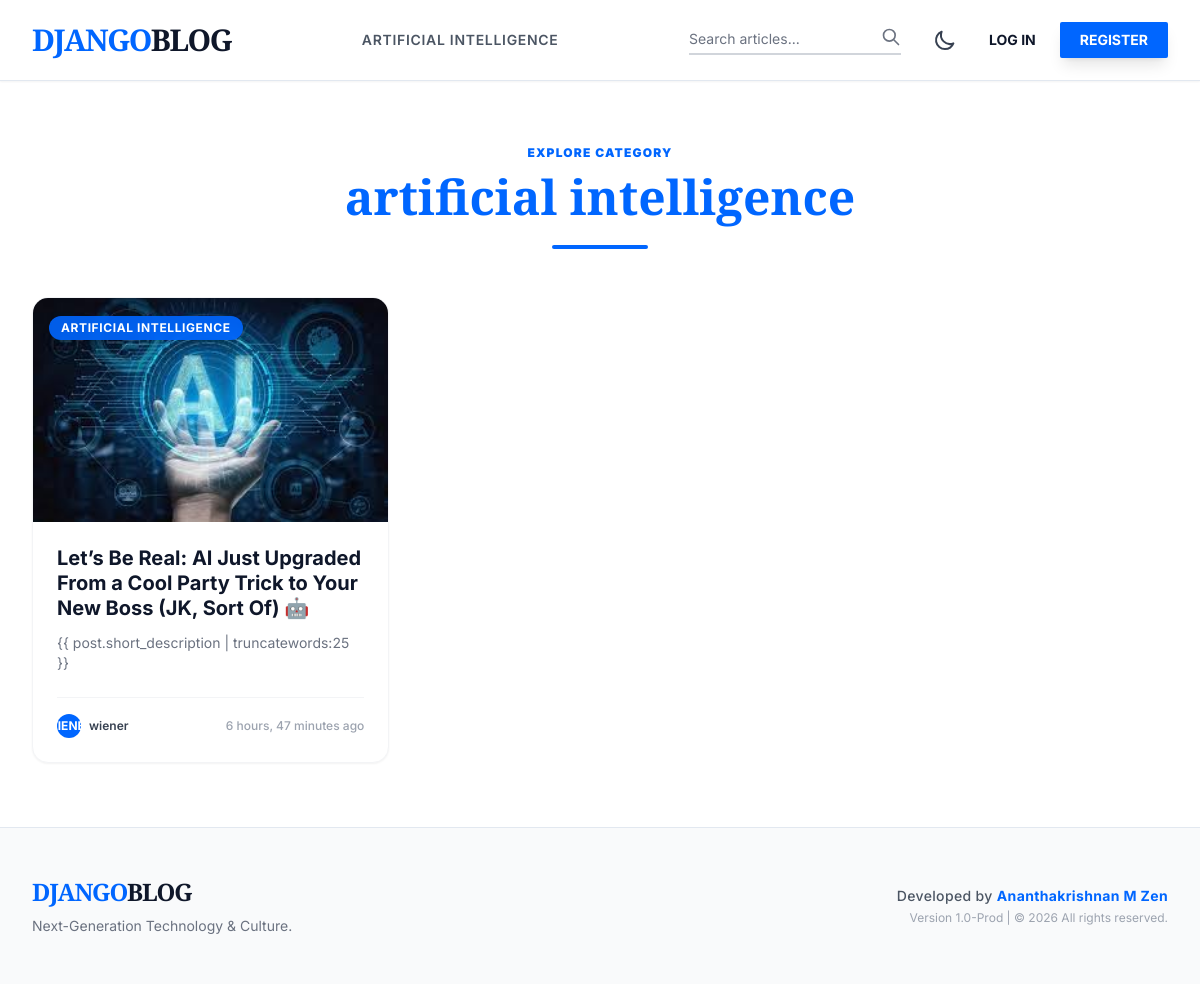
The app's page /category/2/ with its own data.
### blogs/models.py (models this page shows, shortened)
class Category(models.Model):
    category_name = models.CharField(max_length=50, unique=True)
    created_at = models.DateTimeField(auto_now_add=True)
    updated_at = models.DateTimeField(auto_now=True)
    class Meta:
        verbose_name_plural = 'categories'
    def __str__(self):
        return self.category_name

class Blog(models.Model):
    title = models.CharField(max_length=100)
    slug = models.SlugField(max_length=150, unique=True, blank=True)
    category = models.ForeignKey(Category, on_delete=models.CASCADE)
    author = models.ForeignKey(User, on_delete=models.CASCADE)
    featured_image = models.ImageField(upload_to='uploads/%Y/%m/%d')
    short_description = models.TextField(max_length=500)
    blog_body = models.TextField(max_length=2000)
    status = models.CharField(max_length=20, choices=STATUS_CHOICES, default="Draft")
    is_featured = models.BooleanField(default=False)
    created_at = models.DateTimeField(auto_now_add=True)
    updated_at = models.DateTimeField(auto_now=True)

### blogs/views.py (the view)
# urls.py: path('<int:category_id>/', views.posts_by_category, name='posts_by_category')
def posts_by_category(request, category_id):
    posts = Blog.objects.filter(status='Published', category=category_id)
    category = get_object_or_404(Category, pk=category_id)
    context = {
        'posts': posts,
        'category': category,
    }
    return render(request, 'posts_by_category.html', context)

### blogs/context_processors.py (called while the page is built)
def get_categories(request):
    categories = Category.objects.all()
    return dict(categories=categories)

def developer_info(request):
    return {
        'developer_name': 'Ananthakrishnan M Zen',
        'platform_version': '1.0-Prod'
    }

### templates/posts_by_category.html (shortened to what this page needs)
{% extends 'base.html' %}
{% block content %}
<div class="max-w-7xl mx-auto px-4 sm:px-6 lg:px-8 py-16 min-h-[60vh]">
    <div class="mb-12 text-center animate__animated animate__fadeInDown">
        <h2 class="text-xs font-black tracking-widest text-primary uppercase mb-3">Explore Category</h2>
        <h1 class="text-4xl md:text-5xl font-serif font-black text-lightText dark:text-darkText">
            <span class="text-primary">{{ category }}</span>
        </h1>
        <div class="w-24 h-1 bg-primary mx-auto mt-6 rounded-full"></div>
    </div>
    <div class="grid grid-cols-1 md:grid-cols-2 lg:grid-cols-3 gap-8">
        {% if posts %}
        {% for post in posts %}
        <article
            class="bg-white dark:bg-zinc-900 rounded-2xl overflow-hidden border border-gray-100 dark:border-gray-800 shadow-sm hover:shadow-2xl dark:hover:shadow-primary/5 transition-all duration-500 transform hover:-translate-y-2 group flex flex-col animate__animated animate__fadeInUp"
            style="animation-delay: {{ forloop.counter0 }}00ms">
            <div class="relative h-56 overflow-hidden bg-gray-200 dark:bg-gray-800 flex-shrink-0">
                {% if post.featured_image %}
                <img src="{{ post.featured_image.url }}" alt="{{ post.title }}"
                    class="w-full h-full object-cover transform group-hover:scale-110 transition-transform duration-700 ease-in-out">
                {% else %}
                <div
                    class="w-full h-full bg-gradient-to-tr from-blue-900 to-black transform group-hover:scale-110 transition-transform duration-700 ease-in-out">
                </div>
                {% endif %}
                <div class="absolute top-4 left-4">
                    <span
                        class="inline-block px-3 py-1 text-xs font-bold tracking-wider text-white bg-primary/90 backdrop-blur-sm rounded-full uppercase shadow-lg">
                        {{ post.category }}
                    </span>
                </div>
            </div>
            <div class="p-6 flex flex-col flex-grow">
                <h4
                    class="text-xl font-bold text-lightText dark:text-darkText mb-3 leading-tight group-hover:text-primary dark:group-hover:text-darkAccent transition-colors">
                    <a href="{% url 'blogs' post.slug %}" class="before:absolute before:inset-0">{{ post.title }}</a>
                </h4>
                <p class="text-gray-500 dark:text-gray-400 text-sm mb-6 line-clamp-3 flex-grow">{{
                    post.short_description | truncatewords:25 }}</p>
                <div
                    class="flex items-center justify-between mt-auto pt-4 border-t border-gray-100 dark:border-gray-800">
                    <div class="flex items-center">
                        <div
                            class="w-6 h-6 rounded-full bg-primary flex items-center justify-center text-white text-xs font-bold mr-2">
                            {{ post.author|slice:":1"|upper }}
                        </div>
                        <span class="text-xs font-semibold text-gray-700 dark:text-gray-300">{{ post.author }}</span>
                    </div>
                    <span class="text-xs font-medium text-gray-400 dark:text-gray-500">{{ post.created_at | timesince }}
                        ago</span>
                </div>
            </div>
        </article>
        {% endfor %}
        {% endif %}
    </div>
</div>
{% endblock %}

### templates/base.html (shortened to what this page needs)
{% load static %}
<!DOCTYPE html>
<html lang="en" class="light" x-data="{ darkMode: localStorage.getItem('theme') === 'dark' }" x-init="$watch('darkMode', val => localStorage.setItem('theme', val ? 'dark' : 'light'))" :class="{ 'dark': darkMode }">
<head>
    <script src="https://cdn.tailwindcss.com"></script>
    <link rel="stylesheet" href="https://cdnjs.cloudflare.com/ajax/libs/animate.css/4.1.1/animate.min.css"/>
</head>
<body class="bg-lightBg text-lightText dark:bg-darkBg dark:text-darkText font-sans min-h-screen flex flex-col antialiased selection:bg-primary selection:text-white dark:selection:bg-darkAccent">
    <header class="sticky top-0 z-50 glass border-b border-lightBorder dark:border-darkBorder shadow-sm" x-data="{ mobileMenuOpen: false }">
        <div class="max-w-7xl mx-auto px-4 sm:px-6 lg:px-8">
            <div class="flex justify-between items-center h-20">
                <div class="flex-shrink-0 flex items-center animate__animated animate__fadeInLeft">
                    <a href="{% url 'home' %}" class="text-3xl font-serif font-black tracking-tighter text-primary dark:text-darkAccent hover:scale-105 transition-transform duration-300">
                        DJANGO<span class="text-lightText dark:text-darkText">BLOG</span>
                    </a>
                </div>
                <nav class="hidden md:flex space-x-8 animate__animated animate__fadeInDown">
                    {% for cat in categories %}
                    <a href="{% url 'posts_by_category' cat.id %}" class="text-sm font-semibold uppercase tracking-wider text-gray-600 hover:text-primary dark:text-gray-400 dark:hover:text-darkAccent transition-colors duration-200">
                        {{ cat.category_name }}
                    </a>
                    {% endfor %}
                </nav>
                <div class="hidden md:flex items-center space-x-6 animate__animated animate__fadeInRight">
                    <form action="{% url 'search' %}" method="GET" class="relative group" x-data="{ focused: false }">
                        <div class="flex items-center border-b-2 transition-colors duration-300" :class="focused ? 'border-primary dark:border-darkAccent' : 'border-gray-300 dark:border-gray-700'">
                            <input type="text" name="keyword" value="{{ keyword }}" placeholder="Search articles..."
                                class="bg-transparent border-none focus:ring-0 focus:outline-none w-48 transition-all duration-300 focus:w-64 py-1 text-sm placeholder-gray-500 dark:placeholder-gray-400"
                                @focus="focused = true" @blur="focused = false">
                            <button type="submit" class="text-gray-500 hover:text-primary dark:hover:text-darkAccent transition-colors pb-1">
                                <svg class="w-5 h-5" fill="none" stroke="currentColor" viewBox="0 0 24 24"><path stroke-linecap="round" stroke-linejoin="round" stroke-width="2" d="M21 21l-6-6m2-5a7 7 0 11-14 0 7 7 0 0114 0z"></path></svg>
                            </button>
                        </div>
                    </form>
                    <button @click="darkMode = !darkMode" class="p-2 rounded-full hover:bg-gray-100 dark:hover:bg-gray-800 transition-colors focus:outline-none">
                        <svg x-show="!darkMode" class="w-6 h-6 text-gray-700" fill="none" stroke="currentColor" viewBox="0 0 24 24"><path stroke-linecap="round" stroke-linejoin="round" stroke-width="2" d="M20.354 15.354A9 9 0 018.646 3.646 9.003 9.003 0 0012 21a9.003 9.003 0 008.354-5.646z"></path></svg>
                    </button>
                    {% if not user.is_authenticated %}
                        <a href="{% url 'login' %}" class="text-sm font-bold text-lightText dark:text-darkText hover:text-primary dark:hover:text-darkAccent transition-colors">LOG IN</a>
                        <a href="{% url 'register' %}" class="px-5 py-2 bg-primary hover:bg-blue-700 text-white text-sm font-bold rounded-sm shadow-lg hover:shadow-primary/50 transition-all duration-300 transform hover:-translate-y-0.5">REGISTER</a>
                    {% else %}
                        <a href="{% url 'dashboard' %}" class="text-sm font-bold text-lightText dark:text-darkText hover:text-primary dark:hover:text-darkAccent transition-colors">DASHBOARD</a>
                        <a href="{% url 'logout' %}" class="text-sm font-bold text-red-500 hover:text-red-600 transition-colors">LOG OUT</a>
                    {% endif %}
                </div>
            </div>
        </div>
    </header>
    <main class="flex-grow w-full">
        {% block content %}
        {% endblock %}
    </main>
    <footer class="mt-auto border-t border-lightBorder dark:border-darkBorder bg-gray-50 dark:bg-zinc-950 py-12">
        <div class="max-w-7xl mx-auto px-4 sm:px-6 lg:px-8">
            <div class="flex flex-col md:flex-row justify-between items-center">
                <div class="mb-6 md:mb-0 text-center md:text-left">
                    <h2 class="text-2xl font-serif font-black tracking-tighter text-primary dark:text-darkAccent">DJANGO<span class="text-lightText dark:text-darkText">BLOG</span></h2>
                    <p class="text-sm text-gray-500 dark:text-gray-400 mt-2">Next-Generation Technology & Culture.</p>
                </div>
                <div class="text-center md:text-right">
                    <p class="text-sm font-medium tracking-wide text-gray-600 dark:text-gray-300">
                        Developed by <span class="text-primary dark:text-darkAccent font-bold">{{ developer_name }}</span>
                    </p>
                    <p class="text-xs text-gray-400 dark:text-gray-500 mt-1">Version {{ platform_version }} | &copy; {% now "Y" %} All rights reserved.</p>
                </div>
            </div>
        </div>
    </footer>
</body>
</html>

### templates/base.html (style rules this page uses)
.glass { background: rgba(255, 255, 255, 0.95); backdrop-filter: blur(10px); }
body { transition: background-color 0.3s ease, color 0.3s ease; }

### records on screen
Category: category_name "ARTIFICIAL INTELLIGENCE", category_name "artificial intelligence"
Blog: featured_image (picture), category "ARTIFICIAL INTELLIGENCE", title "Let’s Be Real: AI Just Upgraded From a Cool Party Trick to Your New Boss (JK, Sort Of) 🤖", author "WIENER", author "wiener", created_at "6 hours, 47 minutes"

### other values on screen
{{ developer_name }} "Ananthakrishnan M Zen"
{{ platform_version }} "1.0-Prod"
